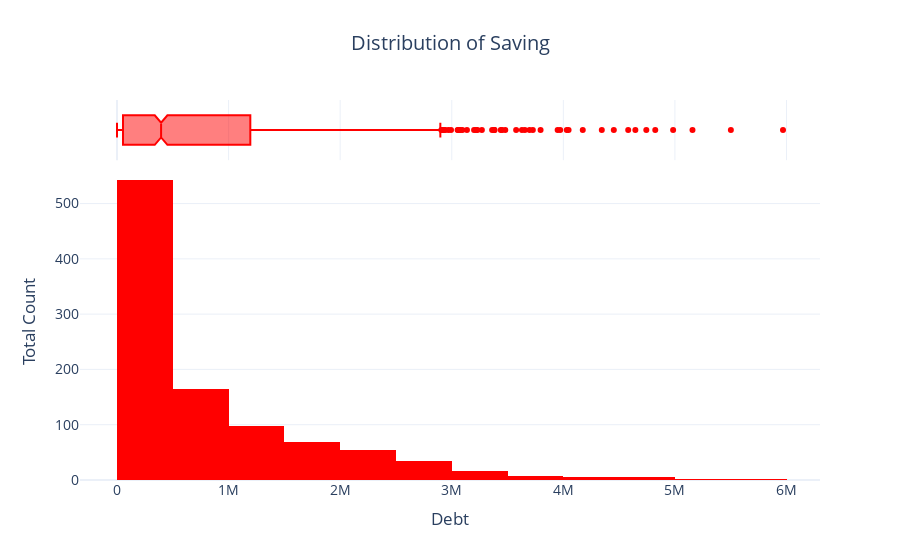

This figure's notebook cell:
### Code cell
#'INCOME', 'SAVINGS', 'DEBT'
fig1=px.histogram(data,x="DEBT",nbins=20,title="Distribution of Saving ",
                 labels={"DEBT":"savings","count":"count"},
                 color_discrete_sequence=["red"],
                 marginal="box",template="plotly_white")


fig1.update_layout(
    xaxis_title="Debt",
    yaxis_title="Total Count",
    title_x=0.5,   # title center
    font=dict(size=14) 
)


fig1.show()

### Figure 1 — Plotly figure (JSON) as saved in the notebook; plotly's stock layout.template omitted (floating-point values rounded to 4 significant figures; data arrays with more than 128 entries replaced by an {"elided": "..."} marker saying what was removed)
{"data": [{"bingroup": "x", "hovertemplate": "savings=%{x}<br>count=%{y}<extra></extra>", "legendgroup": "", "marker": {"color": "red", "pattern": {"shape": ""}}, "name": "", "nbinsx": 20, "orientation": "v", "showlegend": false, "type": "histogram", "x": {"elided": "1000 int values"}, "xaxis": "x", "yaxis": "y"}, {"hovertemplate": "savings=%{x}<extra></extra>", "legendgroup": "", "marker": {"color": "red"}, "name": "", "notched": true, "showlegend": false, "type": "box", "x": {"elided": "1000 int values"}, "xaxis": "x2", "yaxis": "y2"}], "layout": {"barmode": "relative", "font": {"size": 14}, "legend": {"tracegroupgap": 0}, "title": {"text": "Distribution of Saving ", "x": 0.5}, "xaxis": {"anchor": "y", "domain": [0, 1], "title": {"text": "Debt"}}, "xaxis2": {"anchor": "y2", "domain": [0, 1], "matches": "x", "showgrid": true, "showticklabels": false}, "yaxis": {"anchor": "x", "domain": [0, 0.8316], "title": {"text": "Total Count"}}, "yaxis2": {"anchor": "x2", "domain": [0.8416, 1], "matches": "y2", "showgrid": false, "showline": false, "showticklabels": false, "ticks": ""}}}
